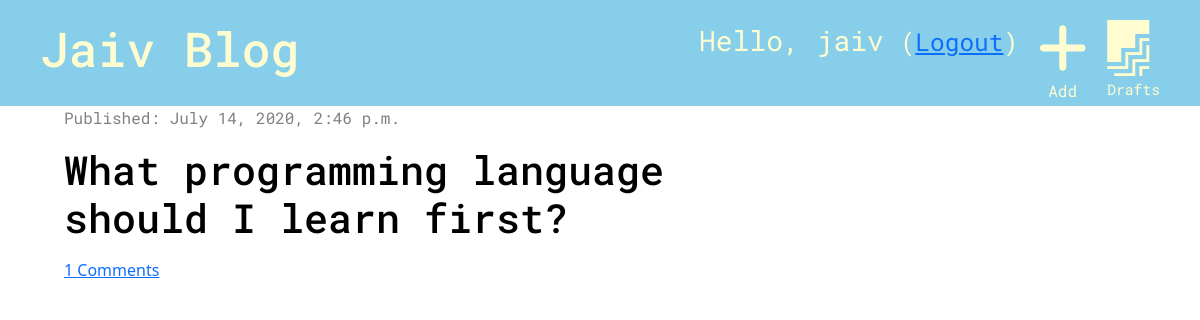
The app's page / (signed in) with its own data.
### blog/models.py (models this page shows, shortened)
class Post(models.Model):
    author = models.ForeignKey('auth.User', on_delete=models.CASCADE)
    title = models.CharField(max_length=200)
    text = models.TextField()
    created_date = models.DateTimeField(default=timezone.now)
    published_date = models.DateTimeField(blank=True, null=True)
    def approved_comments(self):
        return self.comments.filter(approved=True)

### blog/views.py (the view)
# urls.py: path('', views.post_list, name='post_list'),
def post_list(request):
    posts = Post.objects.filter(published_date__lte=timezone.now()).order_by('-published_date')
    stuff_for_frontend = {'posts': posts}
    return render(request, 'blog/post_list.html', stuff_for_frontend)

### blog/templatetags/markdownify.py (called while the page is built)
@register.filter
def markdown(value):
    renderer = HighlightRenderer()
    markdown = mistune.Markdown(renderer=renderer)
    return markdown(value)

### blog/templates/blog/post_list.html (shortened to what this page needs)
{% extends 'blog/base.html' %}
{% load markdownify %}
    {% block content %}
            {% for post in posts %}
            <div class="post">
                <div class="date">
                    <p>Published: {{ post.published_date}}</p>
                </div>
            <h1><a href="{% url 'post_detail' pk=post.pk %}">{{ post.title }}</a></h1>
            <a href="{% url 'post_detail' pk=post.pk %}">{{ post.approved_comments.count }} Comments</a>
            </div>
            {% endfor %}
    {% endblock %}

### blog/templates/blog/base.html (shortened to what this page needs)
<!DOCTYPE html>
<html lang="en">
<head>
    {% load static %}
    <link rel="stylesheet" href="https://stackpath.bootstrapcdn.com/bootstrap/5.0.0-alpha1/css/bootstrap.min.css">
    <link rel="stylesheet" href="{% static 'css/blog.css' %}">
    <link rel="stylesheet" href="{% static 'css/zenburn.css' %}">
</head>
<body>
<div class="page-header">
    {% if user.is_authenticated %}
         <a href="{% url 'post_draft_list' %}" class="top-menu"><i class="fab fa-firstdraft fa-2x" style="color: #fffdd0;"></i><p style="font-size: 11pt;">Drafts</p></a>
        <a href="{% url 'post_new' %}" class="top-menu"><i class="fas fa-plus fa-2x" style="color: #fffdd0;"></i><p style="font-size: 12pt; padding-left: 10px">Add</p></a>
        <p class="top-menu"> Hello, {{ user.username }} <small>(<a href="{% url 'logout' %}">Logout</a>) </small></p>
    {% else %}
        <a href="{% url 'login' %}" class="top-menu"><i class="fas fa-sign-in-alt fa-2x"></i><p style="font-size: 12pt;">Sign In</p></a>
    {% endif %}
    <h1><a href="{% url 'post_list' %}"> Jaiv Blog </a> </h1>
</div>
<div class="content container">
    <div class="row">
       <div class="col-md-8">
           {% block content %}
           {% endblock %}
       </div>
    </div>
</div>

### blog/static/css/blog.css (style rules this page uses)
.page-header { background-color: skyblue; margin-top: 0; padding: 20px 20px 20px 40px; }
.page-header h1 a { color: #fffdd0; text-decoration: none; font-size: 36pt; }
.content { margin-left: 40px; }
h1, h2, h3, h4, p { font-family: "Roboto Mono", "Lucida Grande", "DejaVu Sans", "Bitstream Vera Sans", Verdana, Arial, sans-serif; }
.date { color: grey; }
.post { margin-bottom: 90px; }
.post h1 a { color: #000000; text-decoration: none; }
.top-menu, .top-menu:hover { color: #fffdd0; float: right; margin-right: 20px; font-size: 21pt; text-decoration: none; }

### records on screen
Post: published_date "July 14, 2020, 2:46 p.m.", title "What programming language should I learn first?", approved_comments.count "1"

### other values on screen
{{ user.username }} "jaiv"
